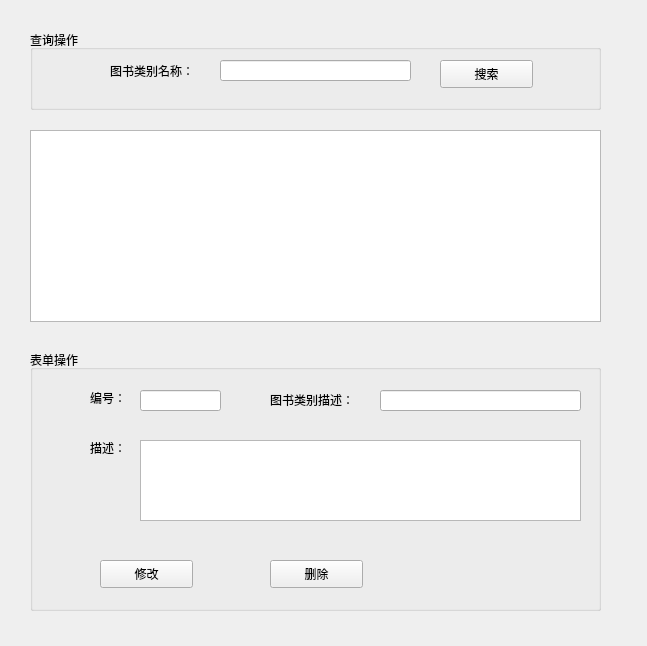
<?xml version="1.0" encoding="UTF-8"?>
<ui version="4.0">
 <class>Form</class>
 <widget class="QWidget" name="Form">
  <property name="geometry">
   <rect>
    <x>0</x>
    <y>0</y>
    <width>647</width>
    <height>646</height>
   </rect>
  </property>
  <property name="windowTitle">
   <string>图书类别信息管理</string>
  </property>
  <widget class="QTableWidget" name="bookTypeTable">
   <property name="geometry">
    <rect>
     <x>30</x>
     <y>130</y>
     <width>571</width>
     <height>192</height>
    </rect>
   </property>
  </widget>
  <widget class="QGroupBox" name="groupBox">
   <property name="geometry">
    <rect>
     <x>30</x>
     <y>30</y>
     <width>571</width>
     <height>80</height>
    </rect>
   </property>
   <property name="title">
    <string>查询操作</string>
   </property>
   <widget class="QLabel" name="label">
    <property name="geometry">
     <rect>
      <x>80</x>
      <y>30</y>
      <width>111</width>
      <height>21</height>
     </rect>
    </property>
    <property name="text">
     <string>图书类别名称：</string>
    </property>
   </widget>
   <widget class="QLineEdit" name="s_bookTypeNameInput">
    <property name="geometry">
     <rect>
      <x>190</x>
      <y>30</y>
      <width>191</width>
      <height>21</height>
     </rect>
    </property>
   </widget>
   <widget class="QPushButton" name="searchBtn">
    <property name="geometry">
     <rect>
      <x>410</x>
      <y>30</y>
      <width>93</width>
      <height>28</height>
     </rect>
    </property>
    <property name="text">
     <string>搜索</string>
    </property>
    <property name="icon">
     <iconset>
      <normaloff>../image/reset.png</normaloff>../image/reset.png</iconset>
    </property>
   </widget>
  </widget>
  <widget class="QGroupBox" name="groupBox_2">
   <property name="geometry">
    <rect>
     <x>30</x>
     <y>350</y>
     <width>571</width>
     <height>261</height>
    </rect>
   </property>
   <property name="title">
    <string>表单操作</string>
   </property>
   <widget class="QLabel" name="label_2">
    <property name="geometry">
     <rect>
      <x>60</x>
      <y>40</y>
      <width>41</width>
      <height>16</height>
     </rect>
    </property>
    <property name="text">
     <string>编号：</string>
    </property>
   </widget>
   <widget class="QLabel" name="label_3">
    <property name="geometry">
     <rect>
      <x>240</x>
      <y>40</y>
      <width>101</width>
      <height>20</height>
     </rect>
    </property>
    <property name="text">
     <string>图书类别描述：</string>
    </property>
   </widget>
   <widget class="QLineEdit" name="bookTypeNameInput">
    <property name="geometry">
     <rect>
      <x>350</x>
      <y>40</y>
      <width>201</width>
      <height>21</height>
     </rect>
    </property>
   </widget>
   <widget class="QLineEdit" name="idInput">
    <property name="geometry">
     <rect>
      <x>110</x>
      <y>40</y>
      <width>81</width>
      <height>21</height>
     </rect>
    </property>
   </widget>
   <widget class="QLabel" name="label_4">
    <property name="geometry">
     <rect>
      <x>60</x>
      <y>90</y>
      <width>41</width>
      <height>16</height>
     </rect>
    </property>
    <property name="text">
     <string>描述：</string>
    </property>
   </widget>
   <widget class="QPlainTextEdit" name="bookTypeDescInput">
    <property name="geometry">
     <rect>
      <x>110</x>
      <y>90</y>
      <width>441</width>
      <height>81</height>
     </rect>
    </property>
   </widget>
   <widget class="QPushButton" name="modifyBtn">
    <property name="geometry">
     <rect>
      <x>70</x>
      <y>210</y>
      <width>93</width>
      <height>28</height>
     </rect>
    </property>
    <property name="text">
     <string>修改</string>
    </property>
    <property name="icon">
     <iconset>
      <normaloff>../image/modify.png</normaloff>../image/modify.png</iconset>
    </property>
   </widget>
   <widget class="QPushButton" name="delBtn">
    <property name="geometry">
     <rect>
      <x>240</x>
      <y>210</y>
      <width>93</width>
      <height>28</height>
     </rect>
    </property>
    <property name="text">
     <string>删除</string>
    </property>
    <property name="icon">
     <iconset>
      <normaloff>../image/delete.png</normaloff>../image/delete.png</iconset>
    </property>
   </widget>
  </widget>
 </widget>
 <resources/>
 <connections/>
</ui>
